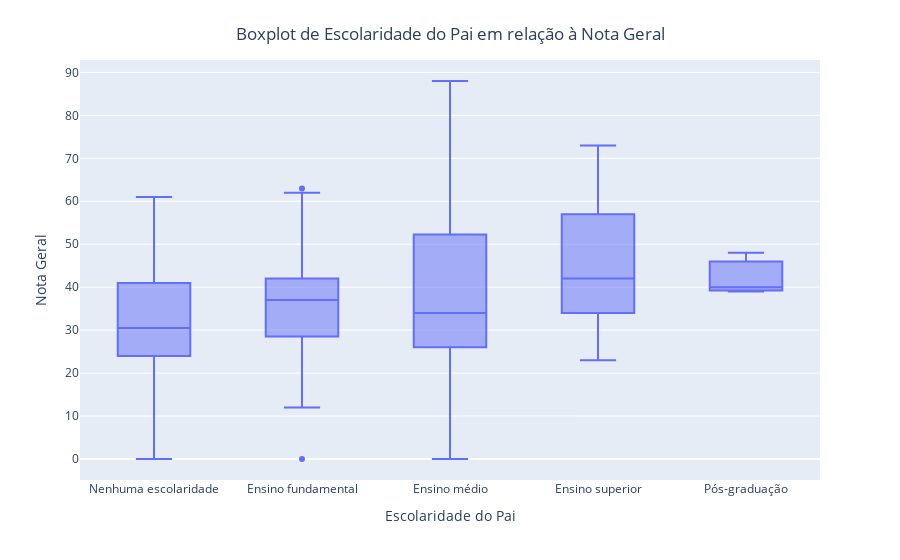

The notebook cell saved with this chart:
### Code cell
categorias = {
    'A': 'Nenhuma escolaridade',
    'B': 'Ensino fundamental',
    'C': 'Ensino fundamental',
    'D': 'Ensino médio',
    'E': 'Ensino superior',
    'F': 'Pós-graduação'
}

ordem_categorias = {'Nenhuma escolaridade': 1, 'Ensino fundamental': 2, 
                    'Ensino médio': 3, 'Ensino superior': 4, 'Pós-graduação': 5}

dados_explorados['Nota_geral'] = pd.to_numeric(dados_explorados['Nota_geral'], errors='coerce')
dados_explorados = dados_explorados.dropna(subset=['Nota_geral'])

dados_explorados['Categoria'] = dados_explorados['Escolaridade_pai'].map(categorias)

medianas = dados_explorados.groupby('Categoria')['Nota_geral'].median().reset_index()

medianas['ordem_categoria'] = medianas['Categoria'].map(ordem_categorias)
medianas = medianas.sort_values(by='ordem_categoria')

fig = px.box(dados_explorados, x='Categoria', y='Nota_geral', 
             labels={'Categoria': 'Escolaridade do Pai', 'Nota_geral': 'Nota Geral'},
             category_orders={"Categoria": medianas['Categoria']})
fig.update_layout(title='Boxplot de Escolaridade do Pai em relação à Nota Geral', title_x=0.5, title_y=0.95)
fig.show()

### Figure 1 — Plotly figure (JSON) as saved in the notebook; plotly's stock layout.template omitted (floating-point values rounded to 4 significant figures; data arrays with more than 128 entries replaced by an {"elided": "..."} marker saying what was removed)
{"data": [{"alignmentgroup": "True", "hovertemplate": "Escolaridade do Pai=%{x}<br>Nota Geral=%{y}<extra></extra>", "legendgroup": "", "marker": {"color": "#636efa"}, "name": "", "notched": false, "offsetgroup": "", "orientation": "v", "showlegend": false, "type": "box", "x": {"elided": "314 str values"}, "x0": " ", "xaxis": "x", "y": {"elided": "314 int values"}, "y0": " ", "yaxis": "y"}], "layout": {"boxmode": "group", "legend": {"tracegroupgap": 0}, "margin": {"t": 60}, "title": {"text": "Boxplot de Escolaridade do Pai em relação à Nota Geral", "x": 0.5, "y": 0.95}, "xaxis": {"anchor": "y", "categoryarray": ["Nenhuma escolaridade", "Ensino fundamental", "Ensino médio", "Ensino superior", "Pós-graduação"], "categoryorder": "array", "domain": [0, 1], "title": {"text": "Escolaridade do Pai"}}, "yaxis": {"anchor": "x", "domain": [0, 1], "title": {"text": "Nota Geral"}}}}
